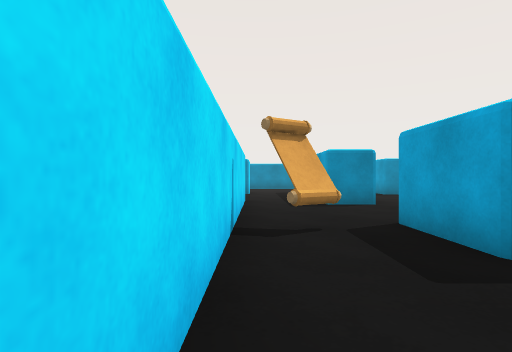
view 1 (above)

24 first-person views from a walk through a Unity game level. The camera is 0.68 m above the floor, looks level and sees 80° across. The floor is counted in squares, 1 m on a side. Each view is taken from the middle of a square. On the plan, view 1 faces up. The plan holds only what a view shows up to about 10 squares ahead; the rest is blank. The player character is not drawn. Some animated figures are left out.

view 2
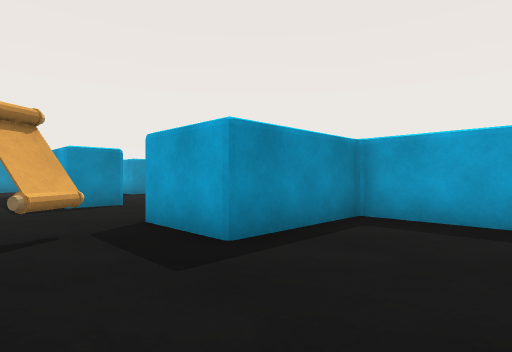

view 3
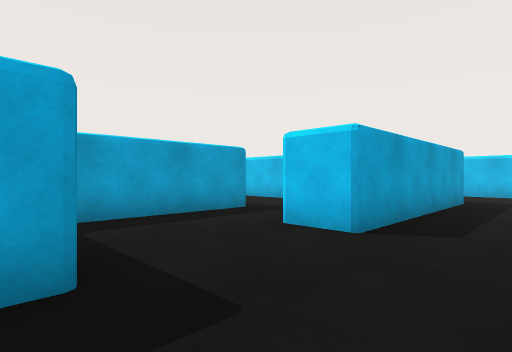

view 4
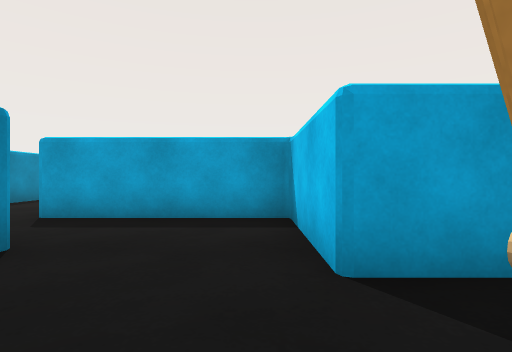

view 5
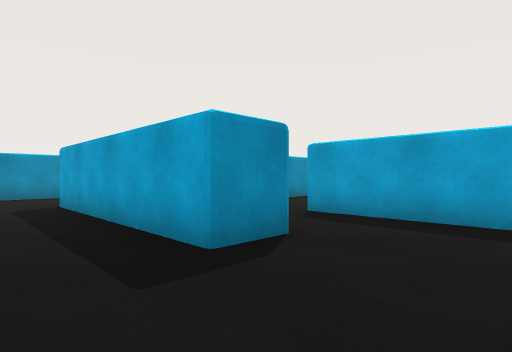

view 6
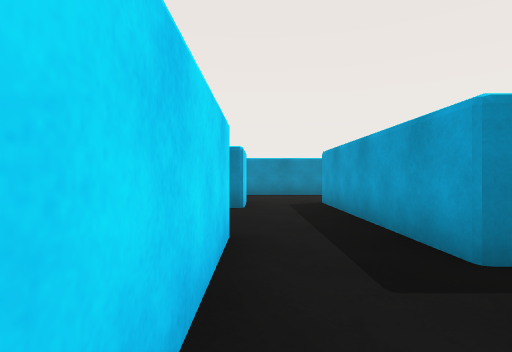

view 7
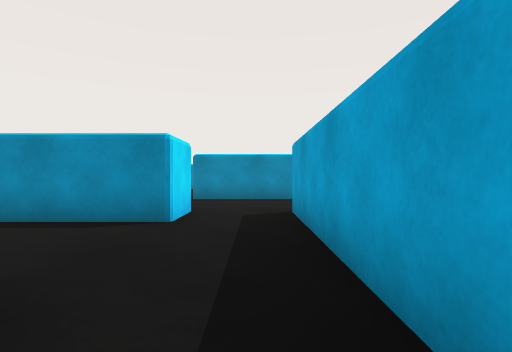

view 8
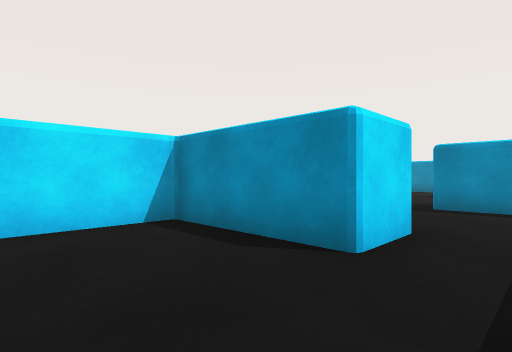

view 9
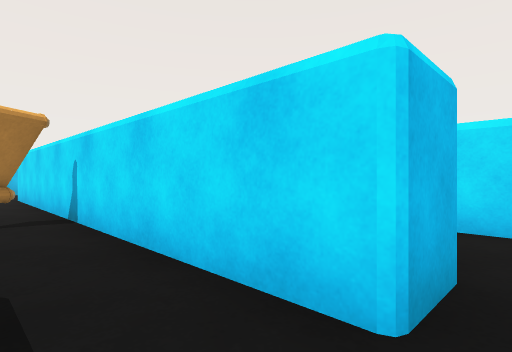

view 10
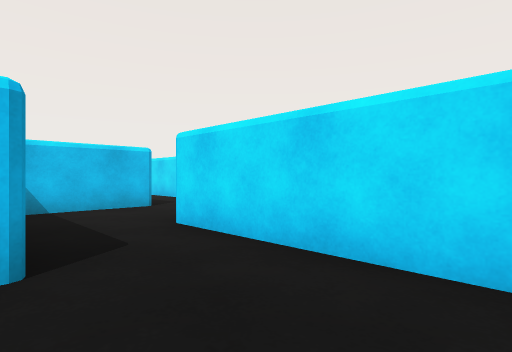

view 11
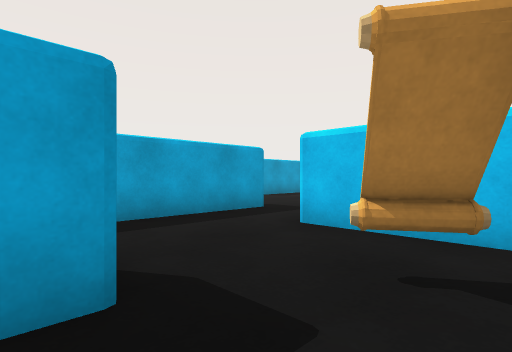

view 12
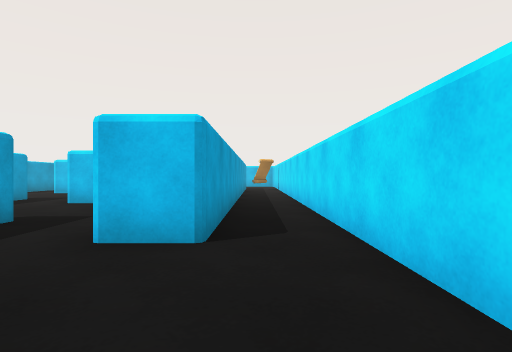

view 13
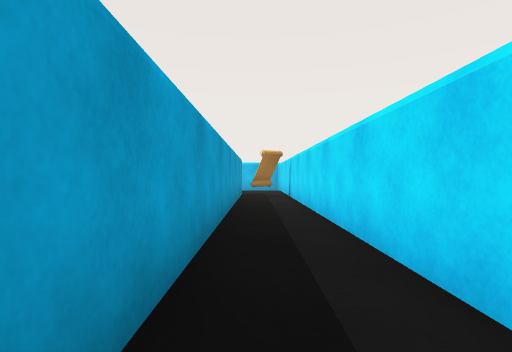

view 14
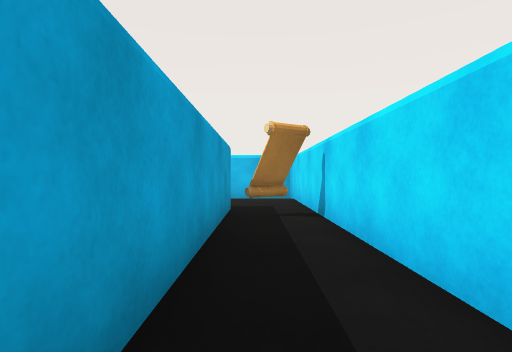

view 15
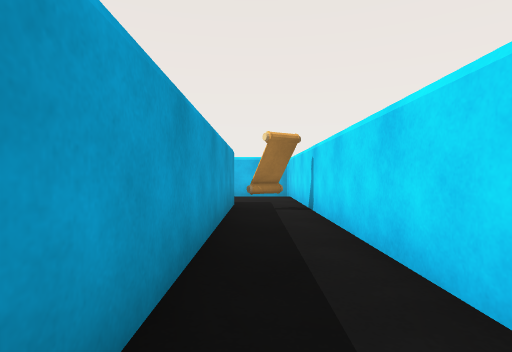

view 16
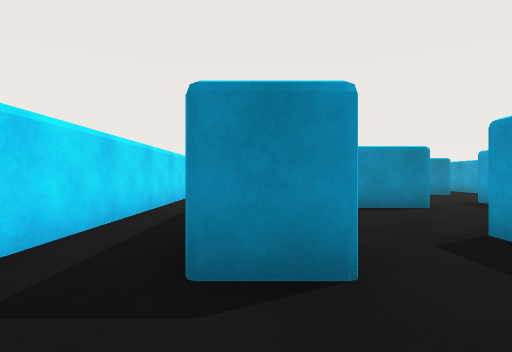

view 17
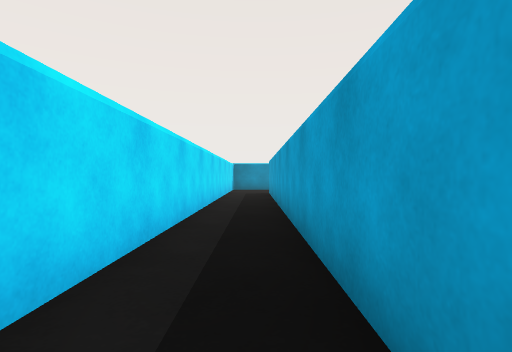

view 18
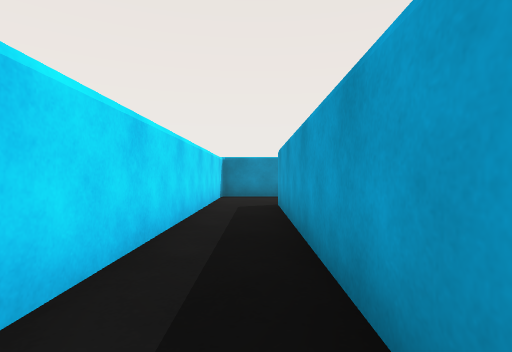

view 19
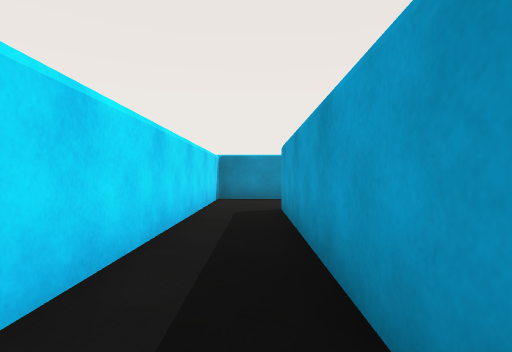

view 20
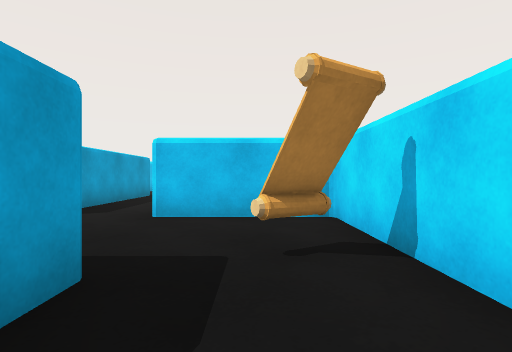

view 21
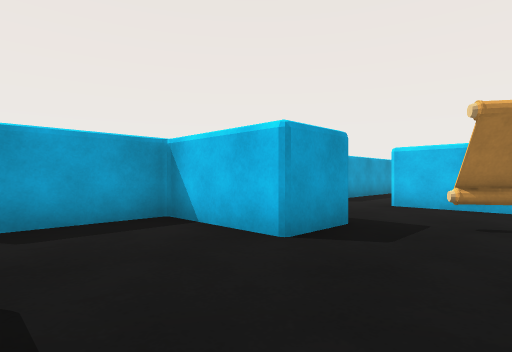

view 22
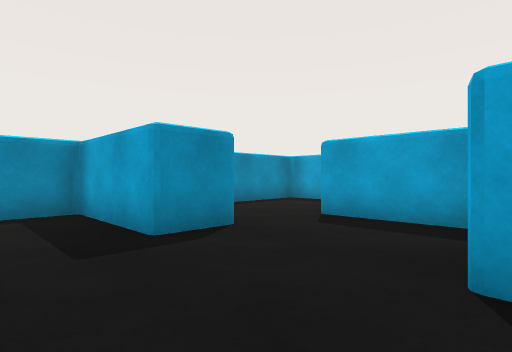

view 23
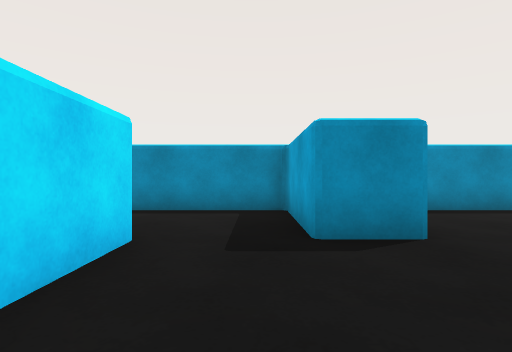

view 24
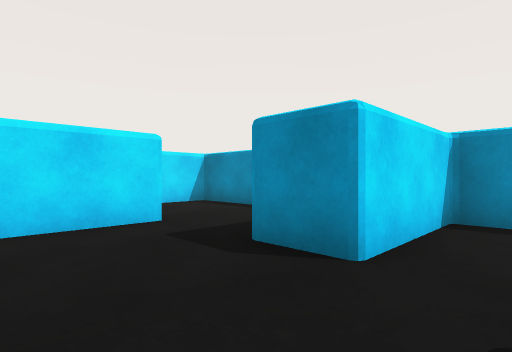

### Floor plan
Ten units are one square. View 1 is at (0, 0); x grows to the right and y downward. Boxes are objects, and circles mark ways between rooms. Rooms are numbered by the first view taken in them; rooms with no view inside come last. Other rooms are left out.
<svg viewBox="-66 -236 120 375">
<path fill="none" stroke="#000" d="M17 4 29 4M49 16 49 -24 20 -24 20 -44M-3 -45 -3 5M29 -73 17 -73M20 -44 49 -44 49 -85M-3 -75 -3 -45M-14 -85 -3 -85 -3 -75M-3 -129 -3 -115 -33 -115 -33 -85M17 -73 17 -129M-14 16 -14 11M-61 -22 -61 130M-45 134 -45 1 -34 1M-45 -86 -45 -202M-33 -70 -44 -70M-34 -231 -61 -231 -61 -75M-33 -203 -33 -184M-9 -159 -9 -174 17 -174 17 -200M35 -231 -1 -231 -1 -203 -14 -203 -14 -231 -34 -231M-27 46 -2 46M-3 5 -3 15M17 60 17 4M-33 -85 -33 -70M-42 -44 -19 -44M-33 -165 -33 -129 -3 -129"/>
<rect x="5" y="-45" width="10" height="10" fill="#bbb"><title>other object</title></rect>
<rect x="-55" y="115" width="10" height="10" fill="#bbb"><title>other object</title></rect>
<rect x="-25" y="25" width="10" height="10" fill="#bbb"><title>other object</title></rect>
<rect x="-25" y="-155" width="10" height="10" fill="#bbb"><title>other object</title></rect>
<circle cx="5" cy="-35" r="3" fill="#2a7"/>
<circle cx="5" cy="10" r="3" fill="#2a7"/>
<circle cx="5" cy="-80" r="3" fill="#2a7"/>
<circle cx="-25" cy="-75" r="3" fill="#2a7"/>
<circle cx="-50" cy="-35" r="3" fill="#2a7"/>
<circle cx="-25" cy="10" r="3" fill="#2a7"/>
<circle cx="-40" cy="-215" r="3" fill="#2a7"/>
<circle cx="-40" cy="-55" r="3" fill="#2a7"/>
<circle cx="-20" cy="-160" r="3" fill="#2a7"/>
<text x="20" y="-10">1</text>
<text x="20" y="-60">2</text>
<text x="-10" y="-100">3</text>
<text x="-50" y="30">4</text>
<text x="-50" y="-130">5</text>
<text x="-10" y="-200">6</text>
<text x="-10" y="30">7</text>
<text x="-30" y="-70">8</text>
<text x="-20" y="-150">9</text>
</svg>
Room 1 opens to room 2. Room 1 opens to room 7. Room 2 opens to room 3. Room 3 opens to room 8. Room 4 opens to room 5. Room 4 opens to room 7. Room 5 opens to room 6. Room 5 opens to room 8. Room 6 opens to room 9.

Where each view was taken, in squares from view 1:
view 1: 0 up, 0 right, facing up
view 2: 0 up, 0 right, facing up-right
view 3: 3 up, 0 right, facing down-right
view 4: 5 up, 0 right, facing right
view 5: 5 up, 0 right, facing up-right
view 6: 5 up, 0 right, facing up
view 7: 7 up, 1 right, facing up
view 8: 9 up, 1 right, facing up-left
view 9: 9 up, 1 right, facing down-left
view 10: 11 up, 1 left, facing down-left
view 11: 1 down, 3 left, facing down-right
view 12: 3 up, 5 left, facing down
view 13: 2 down, 5 left, facing down
view 14: 7 down, 5 left, facing down
view 15: 6 down, 5 left, facing down
view 16: 5 up, 4 left, facing up
view 17: 8 up, 5 left, facing up
view 18: 13 up, 5 left, facing up
view 19: 14 up, 5 left, facing up
view 20: 18 up, 2 left, facing down
view 21: 20 up, 3 left, facing down-right
view 22: 17 up, 3 left, facing up-right
view 23: 17 up, 2 left, facing up
view 24: 18 up, 1 right, facing up-left
